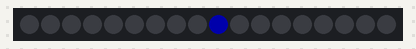
A sketch run on a simulated Arduino Uno, built with avr-gcc and run on an emulated ATmega328P. Parts: 18 RGB LEDs in strip order, left to right. Dim RGB values are drawn brighter than linear; what the sketch prints to the serial monitor is not drawn.

Above: at 0.15 s.
At 3.3 s:
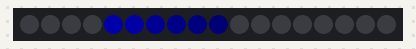
At 7.0 s:
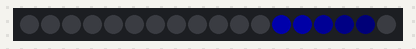
At 13.67 s:
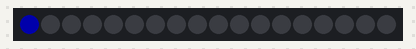
At 19.98 s:
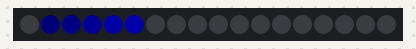
At 26.65 s:
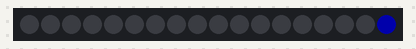

The sketch:

movingDot.ino
```cpp
#include <FastLED.h>

#define NUM_LEDS  18
#define LED_PIN   2

CRGB leds[NUM_LEDS];

void setup() {
  FastLED.addLeds<WS2812B, LED_PIN, GRB>(leds, NUM_LEDS);
  FastLED.setBrightness(50);

  Serial.begin(57600);
}

void loop() {

  uint16_t sinBeat = beatsin16(30, 0, NUM_LEDS - 1, 0, 0);

  leds[sinBeat] = CRGB::Blue;

  fadeToBlackBy(leds, NUM_LEDS, 10);

  EVERY_N_MILLISECONDS(10){
    Serial.println(sinBeat);
  }

  FastLED.show();
}
```
